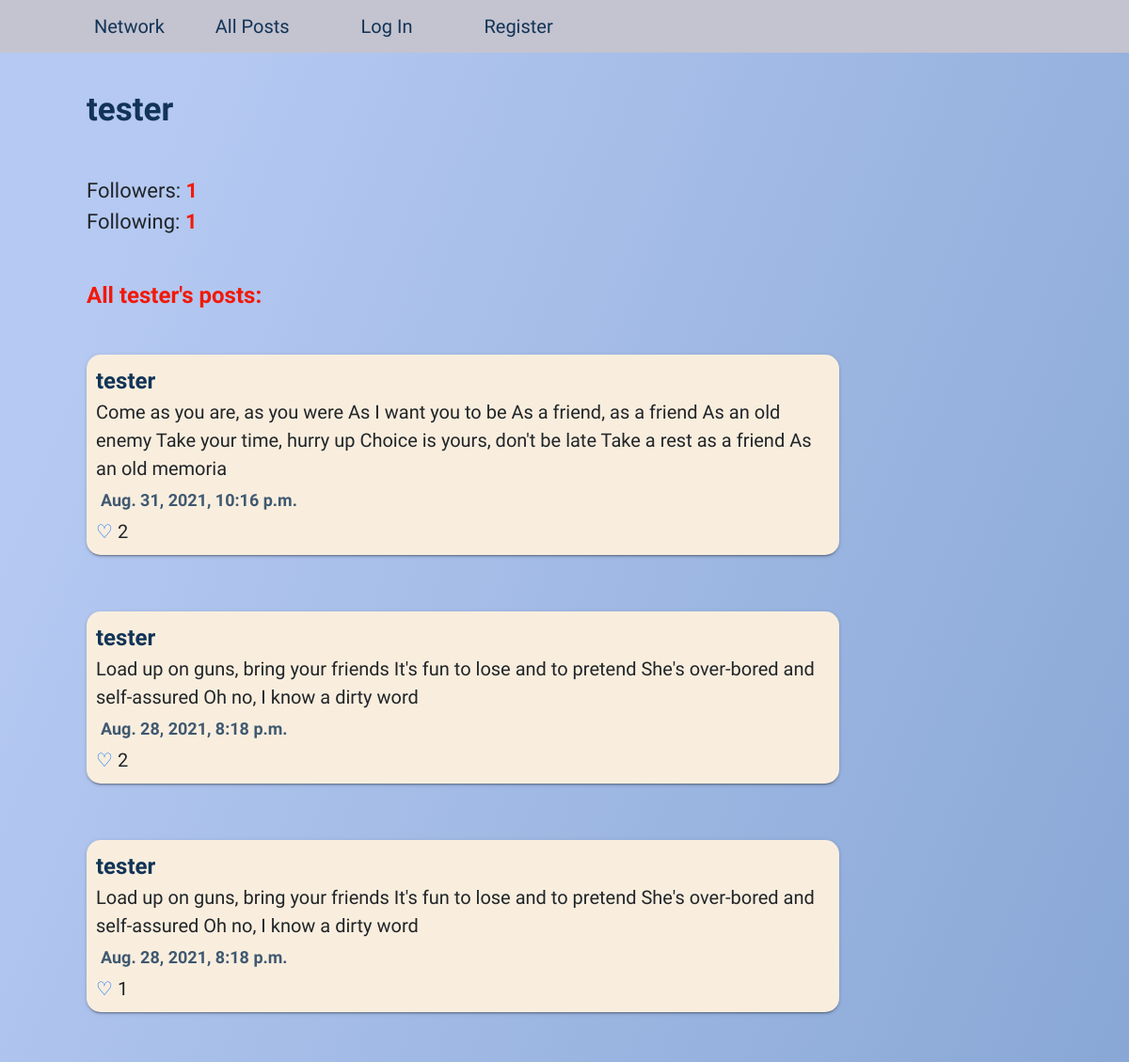
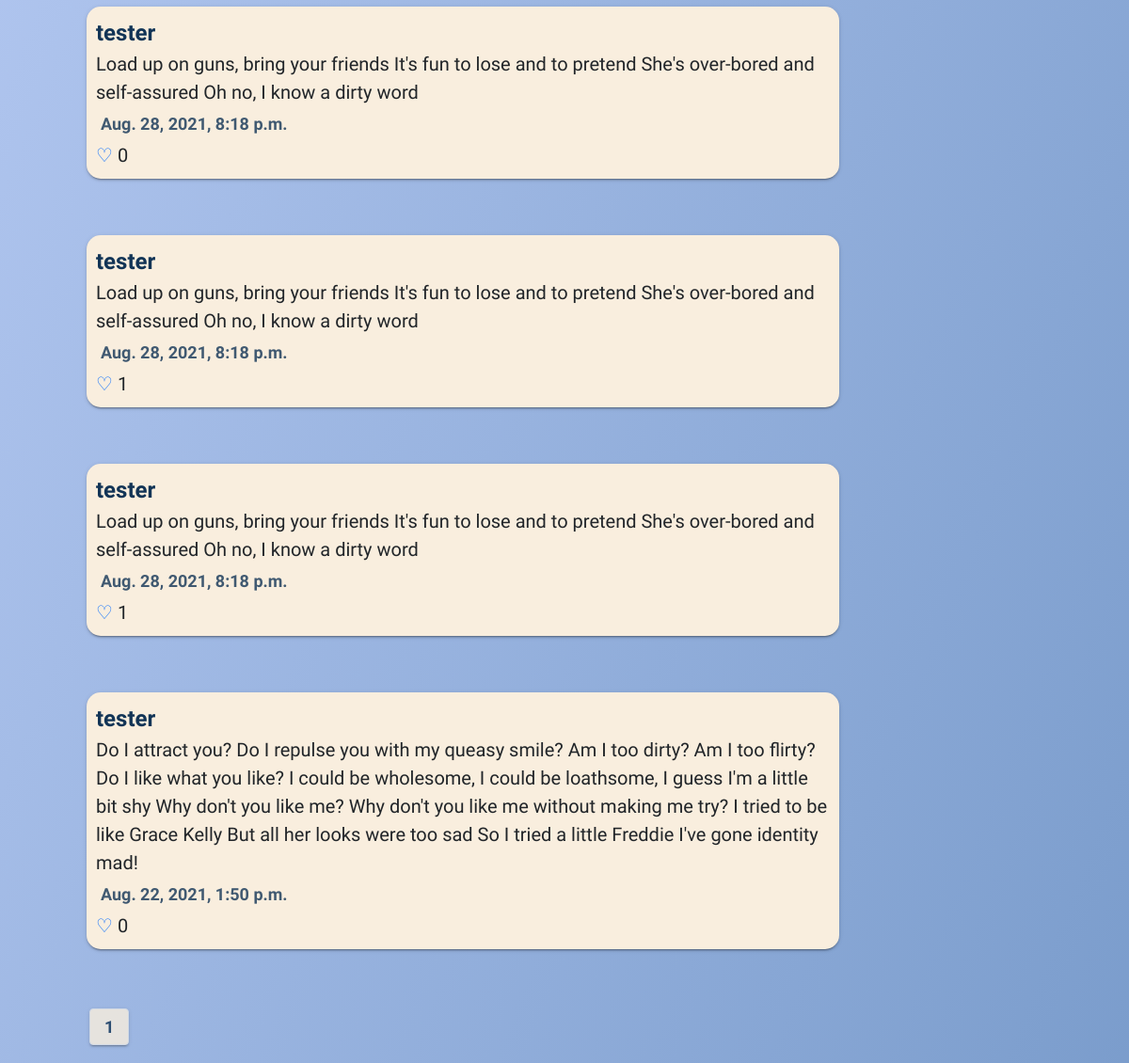
Page /tester on the committed database (2 pictures, top to bottom).
### network/models.py (models this page shows, shortened)
class User(AbstractUser):
    pass

class Post(models.Model):
    content = models.TextField(max_length = 500, blank = False)
    date = models.DateTimeField(default = timezone.now)
    author = models.ForeignKey(User, on_delete = models.CASCADE, null = True, related_name="posts")
    likedBy = models.ManyToManyField(User, blank = True, related_name = "likers")

### network/views.py (the view)
# urls.py: path("<str:username>", views.profile, name = "profile"),
def profile(request, username):
    userToView = User.objects.get(username = username)
    posts = sorted(userToView.posts.all(), key = lambda p:(p.date), reverse=True)
    paginator = Paginator(posts,10)
    page_number = request.GET.get('page')
    page_obj = paginator.get_page(page_number)
    followers = userToView.followers.all()
    numFollowers = len(followers)
    following = userToView.following.all()
    numFollowing = len(following)
    buttonText = "Follow"
    user = request.user
    if user.is_authenticated:
         if follow_check(user, userToView):
            buttonText = "Unfollow"
    return render(request, "network/profile.html", {"userToView":userToView.username, "posts":page_obj, "numFollowers":numFollowers, "numFollowing":numFollowing, "buttonText":buttonText})

### network/templates/network/profile.html (shortened to what this page needs)
{% extends "network/layout.html" %}
{% block body %}
<h1>{{ userToView }}</h1>
<div class="profile-info">
  <div>Followers: <span class="following">{{ numFollowers }}</span></div>
  <div>Following: <span class="following">{{ numFollowing }}</span></div>
  <h3 class="mt-5">All {{ userToView }}'s posts:</h3>
</div>
<br />
{% include "network/posts.html" with posts=posts %}
{% include "network/pagination.html" with posts=posts %}
{% endblock %}

### network/templates/network/layout.html (shortened to what this page needs)
{% load static %}
<!DOCTYPE html>
<html lang="en">
  <head>
    <link
      href="https://cdn.jsdelivr.net/npm/bootstrap@5.1.0/dist/css/bootstrap.min.css"
      rel="stylesheet"
    />
    <link href="{% static 'network/styles.css' %}" rel="stylesheet" />
  </head>
  <body>
    <div class="navigation">
      <nav class="navbar navbar-expand-lg">
        <a class="navbar-brand" href="{% url 'index' %}">Network</a>
        <div>
          <ul class="navbar-nav mr-auto">
            <li class="nav-item">
              <a class="nav-link" href="{% url 'index' %}">All Posts</a>
            </li>
            {% if user.is_authenticated %}
            <li class="nav-item">
              <a class="nav-link" href="{% url 'following' %}">Following</a>
            </li>
            <li class="nav-item">
              <a class="nav-link" href="{% url 'logout' %}">Log Out</a>
            </li>
            {% else %}
            <li class="nav-item">
              <a class="nav-link" href="{% url 'login' %}">Log In</a>
            </li>
            <li class="nav-item">
              <a class="nav-link" href="{% url 'register' %}">Register</a>
            </li>
            {% endif %}
          </ul>
        </div>
      </nav>
    </div>
    <div class="container">
      <div class="body">{% block body %} {% endblock %}</div>
    </div>
  </body>
</html>

### network/templates/network/posts.html (shortened to what this page needs)
{% for post in posts %}
<div class="post-section" id="postBlock{{ post.id }}">
  <a class="author" href="/{{ post.author }}">{{ post.author }}</a>
  <div id="postContent{{ post.id }}">{{ post.content }}</div>
  <div class="date">{{ post.date }}</div>
  {% if user.is_authenticated %} {% if user in post.likedBy.all %}
  <a href="/" class="like" data-postId="{{ post.id }}">❤️</a>
  {% else %}
  <a href="/" class="like" data-postId="{{ post.id }}">♡</a>
  {% endif %} {% else %}
  <a href="/" class="loginToLike">♡</a>
  {% endif %}
  <span class="num-likes" id="postLikes{{ post.id }}"> {{ post.likedBy.all|length }}</span>
</div>
<br />
<br />
{% endfor %}

### network/templates/network/pagination.html (shortened to what this page needs)
<nav aria-label="Page navigation">
  <ul class="pagination">
    <li class="page-item">
      <a class="page-link" href="">{{posts.number}}</a>
    </li>
  </ul>
</nav>

### network/static/network/styles.css (style rules this page uses)
:root { --background-gradient: linear-gradient(111.5deg, rgb(181, 201, 242) 11.1%, rgb(118, 153, 201) 107.5%); --grey-navbar-color: #c4c3d0; --headings-color: #123456; --red-text-color: #f21909; }
body { background: var(--background-gradient); font-family: "Kalam", cursive; font-size: 20px; }
h1, h2 { padding: 40px 0; color: var(--headings-color); font-weight: bold; }
h1 { font-size: 35px; }
h3 { font-size: 24px; font-weight: 650; padding-bottom: 10px; color: var(--red-text-color); }
a { text-decoration: none; }
.container { margin-left: 80px; }
.navbar { background: var(--grey-navbar-color); padding: 5px 15px 5px 100px; }
.navbar-brand, .nav-link { color: var(--headings-color); }
.nav-link { margin: 0px 30px; }
.post-section { width: 800px; background-color: #f9eede; padding: 10px; border-radius: 15px; box-shadow: 0 2px 2px 0 rgba(0, 0, 0, 0.14), 0 1px 5px 0 rgba(0, 0, 0, 0.12), 0 3px 1px -2px rgba(0, 0, 0, 0.2); }
.author { color: var(--headings-color); font-size: 24px; font-weight: bold; transition: ease-in-out 200ms; }
.following { color: var(--red-text-color); font-weight: bold; }
.profile-info { font-size: 22px; }
.date { margin: 5px; font-size: 18px; opacity: 0.8; font-weight: bolder; color: var(--headings-color); }
.page-link { padding: 5px 15px; margin: 3px; color: var(--headings-color); opacity: 0.8; background-color: #f9eede; font-weight: 600; font-size: 18px; box-shadow: 0 2px 2px 0 rgba(0, 0, 0, 0.14), 0 1px 5px 0 rgba(0, 0, 0, 0.12), 0 3px 1px -2px rgba(0, 0, 0, 0.2); }

### rows in the picture
User: username "tester"
Post: author "tester", content "Come as you are, as you were As I want you to be As a friend, as a friend As an old enemy Take your time, hurry up Choice is yours, don't be late Take a rest as a friend As an old memoria", date "Aug. 31, 2021, 10:16 p.m.", likedBy.all|length "2"
Post: author "tester", content "Load up on guns, bring your friends It's fun to lose and to pretend She's over-bored and self-assured Oh no, I know a dirty word", date "Aug. 28, 2021, 8:18 p.m.", likedBy.all|length "2"
Post: author "tester", content "Load up on guns, bring your friends It's fun to lose and to pretend She's over-bored and self-assured Oh no, I know a dirty word", date "Aug. 28, 2021, 8:18 p.m.", likedBy.all|length "1"
Post: author "tester", content "Load up on guns, bring your friends It's fun to lose and to pretend She's over-bored and self-assured Oh no, I know a dirty word", date "Aug. 28, 2021, 8:18 p.m.", likedBy.all|length "0"
Post: author "tester", content "Load up on guns, bring your friends It's fun to lose and to pretend She's over-bored and self-assured Oh no, I know a dirty word", date "Aug. 28, 2021, 8:18 p.m.", likedBy.all|length "1"
Post: author "tester", content "Load up on guns, bring your friends It's fun to lose and to pretend She's over-bored and self-assured Oh no, I know a dirty word", date "Aug. 28, 2021, 8:18 p.m.", likedBy.all|length "1"
Post: author "tester", content "Do I attract you? Do I repulse you with my queasy smile? Am I too dirty? Am I too flirty? Do I like what you like? I could be wholesome, I could be loathsome, I guess I'm a little bit shy Why don't you like me? Why don't you like me without making me try? I tried to be like Grace Kelly But all her looks were too sad So I tried a little Freddie I've gone identity mad!", date "Aug. 22, 2021, 1:50 p.m.", likedBy.all|length "0"

### other values in the picture
{{ numFollowers }} "1"
{{ numFollowing }} "1"
{{ posts.number }} "1"
